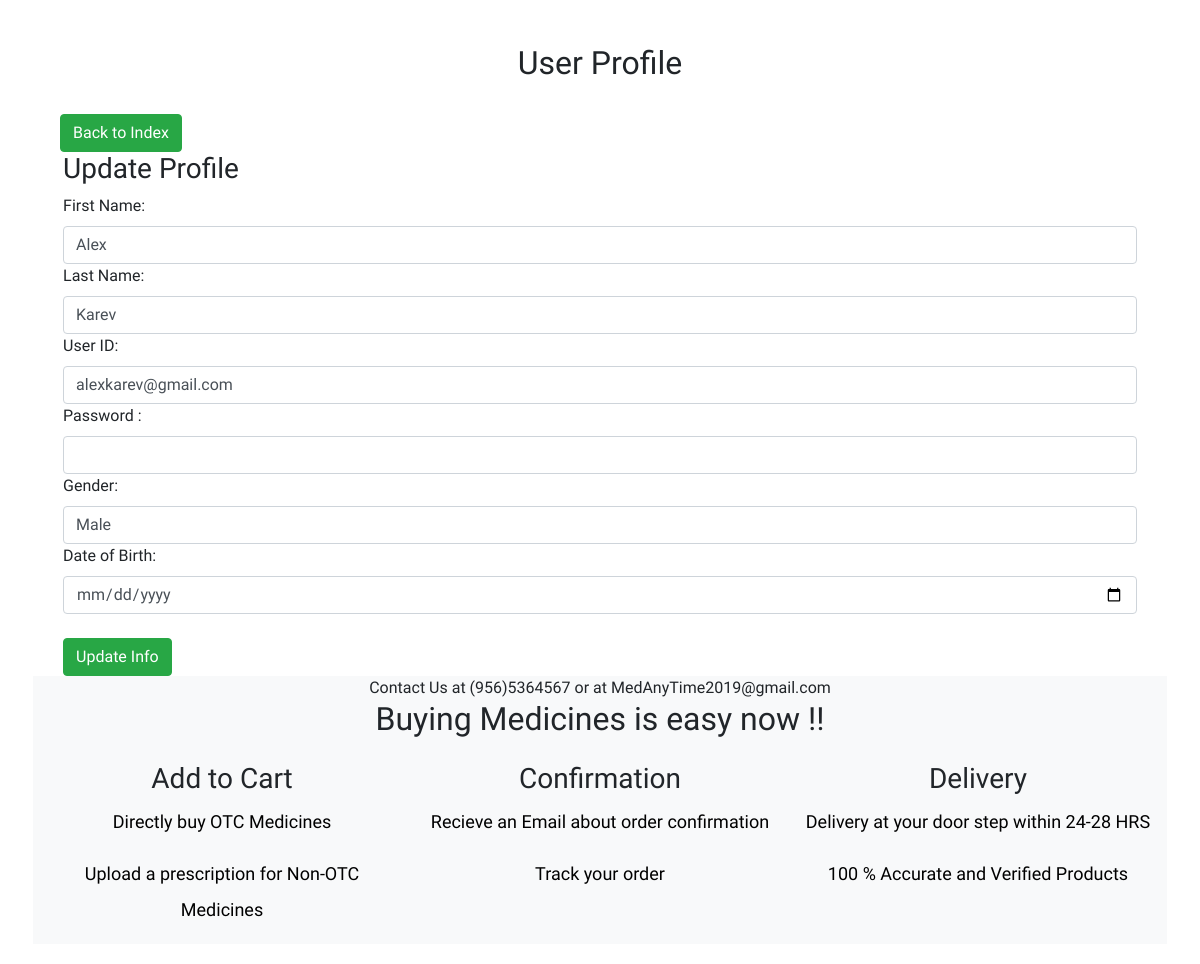
Page /profile_update.php?ID=29 (signed in) on the committed database.
### tables this page shows
CREATE TABLE `userdetails` (
  `ID` int(11) NOT NULL,
  `UserID` varchar(255) NOT NULL,
  `FirstName` varchar(255) NOT NULL,
  `LastName` varchar(255) NOT NULL,
  `Gender` text NOT NULL,
  `Password` varchar(255) NOT NULL,
  `GovtID` varchar(255) NOT NULL,
  `DateOfBirth` date NOT NULL
);

### profile_update.php (the view, shortened to what this page needs)
<?php
include('C:/xampp/htdocs/SwEngg/Config/dbConnection.php');
$ID= $_GET['ID'];
$result = mysqli_query($dbConnection, "SELECT * FROM userdetails WHERE ID=$ID");
while($res = mysqli_fetch_array($result))
{
    $UserID  = $res['UserID'];
    $FirstName = $res['FirstName'];
    $LastName = $res['LastName'];
    $Gender =  $res['Gender'];
    $DOB = $res['DateOfBirth'];
}
?>
<!DOCTYPE html>
<html lang="en">
<head>
    <link rel="stylesheet" href="https://stackpath.bootstrapcdn.com/bootstrap/4.1.3/css/bootstrap.min.css">
    <link rel="stylesheet" href="app new2.css">
</head>
<body class="index-page sidebar-collapse">
<div class="wrapper">
<br>
        <div class="main">
            <div class="section section-basic">
                <div class="container">
                      <h2 align="center">	User Profile</h2>
                      <br>
                      &nbsp&nbsp&nbsp<a href='userpage2.php' class='btn btn-success btn-round'>Back to Index</a>
                <br>
                <div class="col-md-12">
    <div class="panel panel-success panel-size-custom">
  <div class="panel-heading"><h3>Update Profile</h3></div>
  <div class="panel-body">
    <form method="post">
        <div class="form group">
            <label>First Name:</label>
            <input type="text" class="form-control" id="FirstName" name="FirstName" value="<?php echo $FirstName;?>">
            <label>Last Name:</label>
            <input type="text" class="form-control" id="LastName" name="LastName" value="<?php echo $LastName;?>">
            <label>User ID:</label>
            <input type="text" class="form-control" id="UserID" name="UserID" value="<?php echo $UserID;?>">
            <label>Password :</label>
            <input type="password" class="form-control" id="Password" name="Password" >
            <label>Gender:</label>
            <input type="text" class="form-control" id="Gender" name="Gender" value="<?php echo $Gender;?>">
			<label>Date of Birth:</label>
            <input type="date" class="form-control" id="DOB" name="DOB" value="<?php echo $DOB;?>">
			   </div>
             </div>
            </div>
            <br>
            <div class="form group">
                <button type="submit" class="btn btn-success btn-round" id="submit" name="update">
                    <i class="now-ui-icons ui-1_check"></i> Update Info
                </button>
            </div>
  </div>
</div>
</div>
<footer class="footer" data-background-color="black">
            <section class="bg-light">
  <div class="container">
   <div class="row justify-content-center ">
          <div class="col-md-12 text-center heading-section">
           <span class="subheading"> Contact Us at (956)5364567 or at MedAnyTime2019@gmail.com</span>
            <h2 class="mb-4"> Buying Medicines is easy now !!</h2>
          </div>
        </div>
        <div class="row">
          <div class="col-md-4  align-self-stretch text-center">
                <h3 class="heading">Add to Cart</h3>
                <p>Directly buy OTC Medicines</p>
   <p>Upload a prescription for Non-OTC Medicines</p>
              </div>
          <div class="col-md-4 align-self-stretch text-center">
                <h3 class="heading">Confirmation</h3>
                <p> Recieve an Email about order confirmation </p>
   <p> Track your order </p>
              </div>
          <div class="col-md-4 align-self-stretch text-center">
                <h3 class="heading">Delivery</h3>
                <p>Delivery at your door step within 24-28 HRS</p>
   <p> 100 % Accurate and Verified Products </p>
              </div>
          </div>
        </div>
 </section>
        </footer>
    </div>
</body>
</html>

### app new2.css (style rules this page uses)
body { font-family: 'Gentium Book Basic', serif; }
button { background-color:#2471A3 ; color: white; }
.wrapper { display: flex; align-items: center; flex-direction: column; justify-content: center; width: 100%; min-height: 100%; padding: 20px; }
p { color: black; font-weight: 100; font-size: 1.125rem; line-height: 2; }

### rows in the picture
userdetails: FirstName "Alex", LastName "Karev", UserID "alexkarev@gmail.com", Gender "Male"
